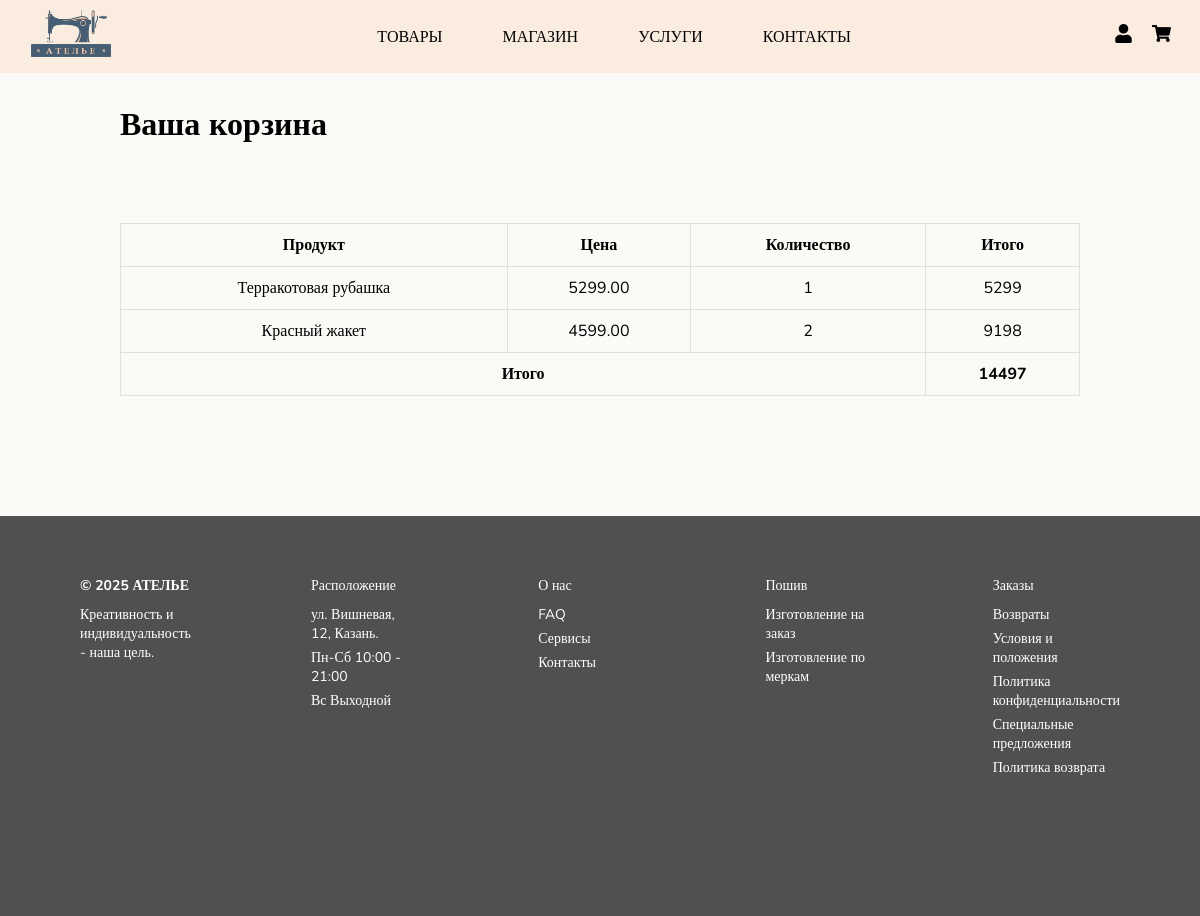
Screenshot of /cart.php (signed in) with the database file from the repository.
### tables this page shows
CREATE TABLE `cart` (
  `id` int(11) NOT NULL,
  `user_id` int(11) NOT NULL,
  `product_id` int(11) NOT NULL,
  `quantity` int(11) DEFAULT 1
);

CREATE TABLE `products` (
  `id` int(11) NOT NULL,
  `name` varchar(100) NOT NULL,
  `price` decimal(10,2) NOT NULL,
  `image` varchar(255) NOT NULL,
  `category` varchar(50) DEFAULT NULL,
  `fabric` varchar(50) DEFAULT NULL
);

### www/cart.php (the view, shortened to what this page needs)
<?php
require 'php/config.php';
$user_id = $_SESSION['user_id'];
$stmt = $conn->prepare("
    SELECT products.id, products.name, products.price, cart.quantity
    FROM cart
    JOIN products ON cart.product_id = products.id
    WHERE cart.user_id = ?
");
$stmt->execute([$user_id]);
$cart_items = $stmt->fetchAll();
$total_price = 0;
if (!empty($cart_items)) {
    foreach ($cart_items as $item) {
        $total_price += $item['price'] * $item['quantity'];
    }
}
?>
<!DOCTYPE html>
<html lang="ru">
<head>
    <link rel="stylesheet" href="css/styles.css">
</head>
<body>
    <header class="nav-header">
        <div class="logo">
            <img src="pic/logo.png" alt="Website Logo">
        </div>
        <nav class="nav-links">
            <ul>
                <li><a href="index.php">ТОВАРЫ</a></li>
                <li><a href="shop.php">МАГАЗИН</a></li>
                <li><a href="services.php">УСЛУГИ</a></li>
                <li><a href="contact.php">КОНТАКТЫ</a></li>
            </ul>
        </nav>
        <div class="icons">
            <a href="profile.php"><img src="pic/icon-user.png" alt="Icon User" class="icon-user"></a>
            <a href="cart.php"><img src="pic/icon-cart.png" alt="Icon Cart" class="icon-cart"></a>
        </div>
    </header>
    <div class="cart-container">
        <h1>Ваша корзина</h1>
        <?php if (empty($cart_items)): ?>
            <p>Ваша корзина пустая</p>
        <?php else: ?>
            <table>
                <thead>
                    <tr>
                        <th>Продукт</th>
                        <th>Цена</th>
                        <th>Количество</th>
                        <th>Итого</th>
                    </tr>
                </thead>
                <tbody>
                    <?php foreach ($cart_items as $item): ?>
                        <tr>
                            <td><?php echo $item['name']; ?></td>
                            <td><?php echo $item['price']; ?></td>
                            <td><?php echo $item['quantity']; ?></td>
                            <td><?php echo $item['price'] * $item['quantity']; ?></td>
                        </tr>
                    <?php endforeach; ?>
                    <tr>
                        <td colspan="3"><strong>Итого</strong></td>
                        <td><strong><?php echo $total_price; ?></strong></td>
                    </tr>
                </tbody>
            </table>
        <?php endif; ?>
    </div>
    <footer>
        <div class="column">
            <h2>© 2025 АТЕЛЬЕ</h2>
            <ul>
                <li>Креативность и индивидуальность - наша цель.</li>
            </ul>
        </div>
        <div class="column">
            <h3>Расположение</h3>
            <ul>
                <li>ул. Вишневая, 12, Казань.</li>
                <li>Пн-Сб 10:00 - 21:00</li>
                <li>Вс Выходной</li>
            </ul>
        </div>
        <div class="column">
            <h3>О нас</h3>
            <ul>
                <li><a href="info.php">FAQ</a></li>
                <li><a href="info.php">Сервисы</a></li>
                <li><a href="info.php">Контакты</a></li>
            </ul>
        </div>
        <div class="column">
            <h3>Пошив</h3>
            <ul>
                <li><a href="services.php">Изготовление на заказ</a></li>
                <li><a href="services.php">Изготовление по меркам</a></li>
            </ul>
        </div>
        <div class="column">
            <h3>Заказы</h3>
            <ul>
                <li><a href="info.php">Возвраты</a></li>
                <li><a href="info.php">Условия и положения</a></li>
                <li><a href="info.php">Политика конфиденциальности</a></li>
                <li><a href="info.php">Специальные предложения</a></li>
                <li><a href="info.php">Политика возврата</a></li>
            </ul>
        </div>
    </footer>
</body>
</html>

### www/css/styles.css (style rules this page uses)
* { margin: 0; padding: 0; }
body { font-family: "Nunito", "Raleway", serif; font-weight: 400; font-size: 16px; color: #000; background: #fcfaf7; }
a { text-decoration: none; color: #000; }
img { max-width: 100%; }
.nav-header { display: flex; align-items: center; justify-content: space-between; background-color: #FAEDDF; padding: 10px 19px; }
.logo { margin: 0 12px; }
.logo img { width: 80px; height: 47px; }
.nav-links ul { list-style: none; display: flex; padding: 0; margin: 0; }
.nav-links li { margin: 0 30px; }
.nav-links a { color: #000; text-decoration: none; font-size: 16px; font-weight: normal; transition: all 500ms ease; }
.icons { display: flex; align-items: center; justify-content: space-between; }
.icons img { margin: 0 10px; cursor: pointer; transition: all 500ms ease; }
.icons img.icon-user { width: 16.62px; height: 19px; }
.icons img.icon-cart { width: 19px; height: 16.89px; }
footer { height: 400px; width: 100%; background-color: #515050; display: flex; justify-content: space-between; padding: 20px; box-sizing: border-box; }
.column { flex: 1; margin: 0 60px; color: white; }
.column h2 { margin: 40px 0 10px; font-size: 14px; font-weight: medium; }
.column h3 { margin: 40px 0 10px; font-size: 14px; font-weight: normal; }
.column ul { list-style-type: none; padding: 0; font-size: 14px; font-weight: light; }
.column li { margin-bottom: 5px; }
.column li a { color: #fff; }
.cart-container { margin: 30px 10% 10%; }
.cart-container h1 { margin-bottom: 8%; }
table { width: 100%; border-collapse: collapse; margin-bottom: 20px; }
table, th, td { border: 1px solid #DFDFDF; }
th, td { padding: 10px; text-align: center; }

### rows the page displays
cart: product.name "Терракотовая рубашка", product.price "5299.00", quantity "1", $item['price'] * $item['quantity'] "5299"
cart: product.name "Красный жакет", product.price "4599.00", quantity "2", $item['price'] * $item['quantity'] "9198"

### other values shown
$total_price "14497"
